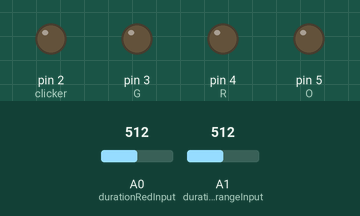
Simulated run of this sketch. Board: Arduino Uno, built with avr-gcc and run on an emulated ATmega328P. Parts: output pins drawn as LEDs (lit = HIGH). The test bench sets the inputs (shaded band); at power-on: A0 (durationRedInput) = 512, A1 (durationOrangeInput) = 512. What the sketch prints to the serial monitor is not drawn.

Above: at 0.1 s.
At 15.1 s:
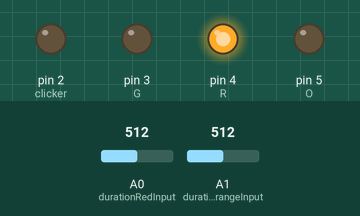
15.2 s: A0 (durationRedInput) set to 6
19.1 s: A0 (durationRedInput) set to 3
At 20.4 s:
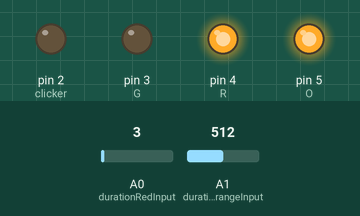
Timing chart, 0 to 22.1 s (numbered marks = the images above; inputs shaded):
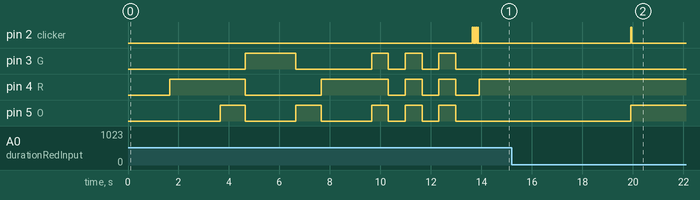

The sketch:

fischliweiss-arduino.ino
```cpp
// INIT GLOBALS
// PINS

/*
D2= Relay 4 = -- (empty)
D3= Relay 3 = GREEN
D4= Relay 2 = RED
D5= Relay 1 = ORANGE
*/
// RELAY PINS
const int R = 4;
const int O = 5;
const int G = 3;
const int clicker = 2;  // 4th unused relay: pin 2

const int durationRedInput = A0;  // poti pin
const int durationGreenInput = A2;  // poti pin A1 orig?
const int durationOrangeInput = A1;  // poti pin A2 orig?

// TIMING
const int maxDurationSeconds = 20*60;  // Max seconds delay red/green, ignoring runtime  // MAX 32760s = 546min = 9.1h
int durationRed = maxDurationSeconds;  // Seconds red light is on, changed by poti
int durationGreen = maxDurationSeconds;  // Seconds green light is on, changed by poti
const int maxDurationOrange = 20*60;  // Max seconds seconds delay orange
int durationOrange = maxDurationOrange;  // delay ms inbetween changing lights
int durationAudioClicker = 33;

long step = 0;  // iterator for green AND red

// SETUP
void setup() {
  delay(1500);
  // initialize serial communication at 9600 bits per second
  Serial.begin(9600);

  pinMode(R, OUTPUT);
  pinMode(O, OUTPUT);
  pinMode(G, OUTPUT);
  pinMode(clicker, OUTPUT);

  pinMode(durationRedInput, INPUT);
  pinMode(durationGreenInput, INPUT);
  pinMode(durationOrangeInput, INPUT);

  Serial.println("TRAFFIC LIGHT CONTROLLER");
  Serial.println("FOR PETER FISCHLI");
  Serial.println("programmed & engineered by fabian lüscher");
  Serial.println("@fabianluscher | www.fluescher.ch | info@fluescher.ch");
  Serial.println("v1.0 - Flashed @ 12.2.2022");

  // Test colors fast and stay on red
  startupTest();

  // Blink all lights three times to show its working
  blink(3);

  // Show who's boss
  click(4);

  // Keep red shining
  digitalWrite(R, HIGH);

  Serial.println();
  Serial.println("LOOP BEGINS");
}


// LOOPY LOOP
void loop() {
  // Update current delay red value
  durationRed = readPoti(durationRedInput, maxDurationSeconds);
  // Serial.println(durationRed);

  // Show progress
  Serial.print("⚫️ ⚫️ 🔴\t");
  Serial.print(step);
  Serial.print("\t");
  Serial.println(durationRed);

  // Turn green if red delay is over
  if(step >= durationRed) {
    step = 0;  // Reset for delay on orange
    turnGreen();

    while(step < durationGreen) {
      // Show progress
      Serial.print("🟢 ⚫️ ⚫️\t");
      Serial.print(step);
      Serial.print("\t");
      Serial.println(durationGreen);

      // Update current delay green value
      durationGreen = readPoti(durationGreenInput, maxDurationSeconds);
      // Serial.println(durationGreen);

      // Increment steps for delay green
      step++;
      delay(1000);
    }

    step = 0;  // Reset for delay on orange

    // Turn red if green delay is over
    turnRed();
  }

  // Increment steps for delay red
  step++;
  delay(1000);
}


// VAR FUNCTIONS
void turnRed() {
  // Update Orange
  durationOrange = readPoti(durationOrangeInput, maxDurationOrange);

  Serial.print("⚫️ 🟠 ⚫️\t");
  digitalWrite(G, LOW);
  digitalWrite(O, HIGH);
  digitalWrite(R, LOW);
  click(1);
  Serial.println();

  step = 0;  // Reset for delay on green
  while(step < durationOrange) {
    // Show progress
    Serial.print("⚫️ 🟠 ⚫️\t");
    Serial.print(step);
    Serial.print("\t");
    Serial.println(durationOrange);

    // Update current delay green value
    durationOrange = readPoti(durationOrangeInput, maxDurationOrange);

    // Increment steps for delay green
    step++;
    delay(1000);
  }
  /* delay(durationOrange); */

  Serial.print("⚫️ ⚫️ 🔴\t");
  digitalWrite(G, LOW);
  digitalWrite(O, LOW);
  digitalWrite(R, HIGH);
  click(1);
  Serial.println("");

  step = 0;  // Reset for delay
}

void turnGreen() {
  // Update Orange
  durationOrange = readPoti(durationOrangeInput, maxDurationOrange);

  Serial.print("⚫️ 🟠 🔴\t");
  digitalWrite(G, LOW);
  digitalWrite(O, HIGH);
  digitalWrite(R, HIGH);
  click(1);
  Serial.println();

  step = 0;  // Reset for delay on green
  while(step < durationOrange) {
    // Show progress
    Serial.print("⚫️ 🟠 🔴\t");
    Serial.print(step);
    Serial.print("\t");
    Serial.println(durationOrange);

    // Update current delay green value
    durationOrange = readPoti(durationOrangeInput, maxDurationOrange);

    // Increment steps for delay green
    step++;
    delay(1000);
  }

  Serial.print("🟢 ⚫️ ⚫️\t");
  digitalWrite(G, HIGH);
  digitalWrite(O, LOW);
  digitalWrite(R, LOW);
  click(1);
  Serial.println("");

  step = 0;  // Reset for delay
}

int readPoti(int pin, int max) {
  return map(analogRead(pin), 0, 1024, 1, max+1);
}

void click(int times) {
  for(int i = 0; i < times; i++) {
    Serial.print("+ click! ");
    digitalWrite(clicker, HIGH);
    delay(durationAudioClicker);
    digitalWrite(clicker, LOW);
    if(times > 1) delay(durationAudioClicker);
  }
}


void startupTest() {
  // Do not use delay times defined by poti, so to see if everything works
  // without waiting 20mins or so
  Serial.println("startup test");

  // Start on Red
  Serial.println("⚫️ ⚫️ 🔴");
  digitalWrite(R, HIGH);
  delay(2000);

  // Go Orange & Red
  Serial.println("⚫️ 🟠 🔴");
  digitalWrite(G, LOW);
  digitalWrite(O, HIGH);
  digitalWrite(R, HIGH);
  delay(1000);

  // Go Green
  Serial.println("🟢 ⚫️ ⚫️");
  digitalWrite(G, HIGH);
  digitalWrite(O, LOW);
  digitalWrite(R, LOW);
  delay(2000);

  // Go Orange
  Serial.println("⚫️ 🟠 ⚫️");
  digitalWrite(G, LOW);
  digitalWrite(O, HIGH);
  digitalWrite(R, LOW);
  delay(1000);

  // Go Red
  Serial.println("⚫️ ⚫️ 🔴");
  digitalWrite(G, LOW);
  digitalWrite(O, LOW);
  digitalWrite(R, HIGH);
  delay(2000);
}

void blink(int times) {
  for(int i = 0; i < times; i++) {
    Serial.println("blink!");
    digitalWrite(R, HIGH);
    digitalWrite(O, HIGH);
    digitalWrite(G, HIGH);
    delay(666);
    digitalWrite(R, LOW);
    digitalWrite(O, LOW);
    digitalWrite(G, LOW);
    delay(666);
  }
}
```

Measured:
- the behaviour switches between 5 and 4 on A0 (durationRedInput) (found by bisection; images 1 and 2)
- after the input at 15.2 s, every drawn part: stays the same
- after the input at 19.1 s, pin 5 (O): LOW → HIGH after 0.81 s instead of 2.8 s
